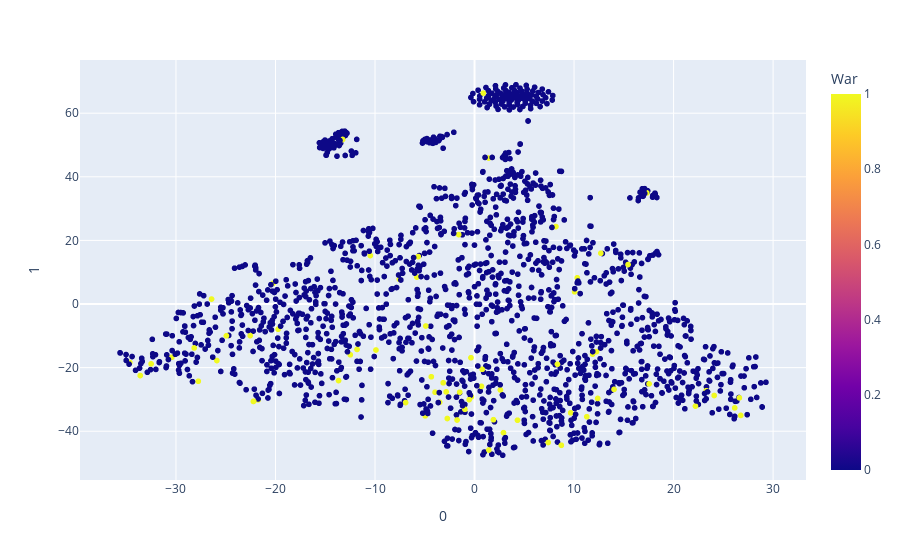

Write notebook code for a chart like this one.
### Code cell
fig = px.scatter(new_df, x=0, y=1,hover_data=[2],color='War')
fig.show()

### Figure 1 — Plotly figure (JSON) as saved in the notebook; plotly's stock layout.template omitted (floating-point values rounded to 4 significant figures; data arrays with more than 128 entries replaced by an {"elided": "..."} marker saying what was removed)
{"data": [{"customdata": {"elided": "1682x1 str values"}, "hovertemplate": "0=%{x}<br>1=%{y}<br>2=%{customdata[0]}<br>War=%{marker.color}<extra></extra>", "legendgroup": "", "marker": {"color": {"elided": "1682 int values"}, "coloraxis": "coloraxis", "symbol": "circle"}, "mode": "markers", "name": "", "showlegend": false, "x": {"elided": "1682 float values"}, "xaxis": "x", "y": {"elided": "1682 float values"}, "yaxis": "y", "type": "scattergl"}], "layout": {"xaxis": {"anchor": "y", "domain": [0, 1], "title": {"text": "0"}, "type": "linear", "range": [-39.66, 33.32], "autorange": true}, "yaxis": {"anchor": "x", "domain": [0, 1], "title": {"text": "1"}, "type": "linear", "range": [-55.81, 77.2], "autorange": true}, "coloraxis": {"colorbar": {"title": {"text": "War"}}, "colorscale": [[0, "#0d0887"], [0.1111, "#46039f"], [0.2222, "#7201a8"], [0.3333, "#9c179e"], [0.4444, "#bd3786"], [0.5556, "#d8576b"], [0.6667, "#ed7953"], [0.7778, "#fb9f3a"], [0.8889, "#fdca26"], [1, "#f0f921"]]}, "legend": {"tracegroupgap": 0}, "margin": {"t": 60}, "autosize": true}}
